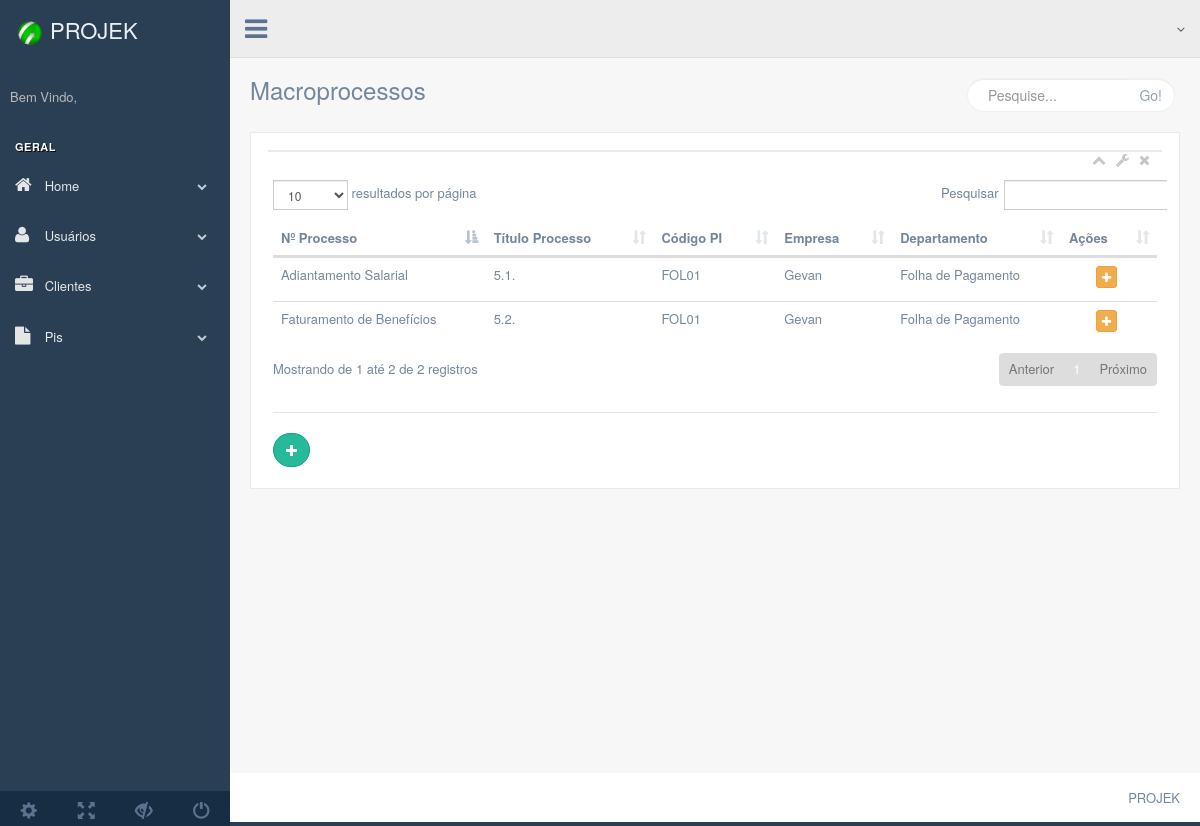
The app's page /production/php/processos/processos.php with its own data.
### tables this page shows
CREATE TABLE `macroprocessos` (
  `id_macroprocesso` int(11) NOT NULL,
  `cod_pi` varchar(11) DEFAULT NULL,
  `data_ultima` varchar(25) DEFAULT NULL,
  `data_proxima` varchar(25) DEFAULT NULL,
  `id_classificao` int(11) DEFAULT NULL,
  `t_processo` varchar(255) DEFAULT NULL,
  `n_processo` varchar(10) DEFAULT NULL,
  `qPessoas` int(11) DEFAULT NULL,
  `id_periodicidade` int(11) DEFAULT NULL,
  `horas` int(11) DEFAULT NULL
);

CREATE TABLE `pis` (
  `id_departamento` int(11) DEFAULT NULL,
  `cod_pi` varchar(20) NOT NULL,
  `data_revisado` varchar(255) DEFAULT NULL,
  `id_consultor` int(11) DEFAULT NULL,
  `id_gestor_pi` int(11) DEFAULT NULL
);

CREATE TABLE `clientes` (
  `id_cliente` int(11) NOT NULL,
  `nome` varchar(255) DEFAULT NULL
);

CREATE TABLE `departamentos` (
  `id_departamento` int(11) NOT NULL,
  `id_cliente` int(11) DEFAULT NULL,
  `nome` varchar(255) DEFAULT NULL
);

### production/php/bancos/banco-macroprocesso.php (called while the page is built, shortened)
<?php
function listaMacroprocessos($conexao){
  $clientes = array();
    $query = "select  * from macroprocessos";
    $resultado = mysqli_query($conexao, $query);
    while ($cliente = mysqli_fetch_assoc($resultado)) {
      array_push($clientes, $cliente);
    }
    return $clientes;
}

### production/php/bancos/banco-pis.php (called while the page is built, shortened)
<?php
function  buscaPi($conexao , $cod_pi){
    $query = "select  * from pis where cod_pi = '{$cod_pi}'";
    $resultado = mysqli_query($conexao, $query);
    $pi = mysqli_fetch_assoc($resultado);
    return $pi;
}

### production/php/bancos/banco-departamento.php (called while the page is built, shortened)
<?php
function  buscaDepartamento($conexao , $id_departamento){
    $query = "select  * from departamentos where id_departamento = $id_departamento";
    $resultado = mysqli_query($conexao, $query);
    $departamento = mysqli_fetch_assoc($resultado);
    return $departamento;
}
?>

### production/php/bancos/banco-cliente.php (called while the page is built, shortened)
<?php
function  buscaCliente($conexao , $id_cliente){
    $query = "select  * from clientes where id_cliente = $id_cliente";
    $resultado = mysqli_query($conexao, $query);
    $cliente = mysqli_fetch_assoc($resultado);
    return $cliente;
}

### production/php/processos/processos.php (the view, shortened to what this page needs)
<?php include "../bancos/conecta.php";?>
<?php include "../bancos/banco-cliente.php";?>
<?php include "../bancos/banco-departamento.php";?>
<?php include "../bancos/banco-pis.php";?>
<?php include "../bancos/banco-macroprocesso.php";?>
<?php
  $macros = listaMacroprocessos($conexao);
?>
<!DOCTYPE html>
<html lang="en">
  <head>
    <link href="../../../vendors/bootstrap/dist/css/bootstrap.min.css" rel="stylesheet">
    <link href="../../../vendors/font-awesome/css/font-awesome.min.css" rel="stylesheet">
    <link href="../../../vendors/nprogress/nprogress.css" rel="stylesheet">
    <link href="../../../vendors/iCheck/skins/flat/green.css" rel="stylesheet">
    <link href="../../../vendors/datatables.net-bs/css/dataTables.bootstrap.min.css" rel="stylesheet">
    <link href="../../../vendors/datatables.net-buttons-bs/css/buttons.bootstrap.min.css" rel="stylesheet">
    <link href="../../../vendors/datatables.net-fixedheader-bs/css/fixedHeader.bootstrap.min.css" rel="stylesheet">
    <link href="../../../vendors/datatables.net-responsive-bs/css/responsive.bootstrap.min.css" rel="stylesheet">
    <link href="../../../vendors/datatables.net-scroller-bs/css/scroller.bootstrap.min.css" rel="stylesheet">
    <link rel="stylesheet" type="text/css" href="../../../vendors/bootstrap-notify-3.1.3/dist/bootstrap-notify.js">
    <link href="../../../build/css/custom.min.css" rel="stylesheet">
  </head>
  <body class="nav-md">
    <div class="container body">
      <div class="main_container">
        <div class="col-md-3 left_col">
          <div class="left_col scroll-view">
            <div class="navbar nav_title" style="border: 0;">
              <a href="../index/index2.php" class="site_title"><img src="../../images/botao.png" width="40" right="40" ><span>PROJEK</span></a>
            </div>
            <div class="profile clearfix">
              <div class="profile_info">
                <span>Bem Vindo,</span>
              </div>
            </div>
            <br />
            <div id="sidebar-menu" class="main_menu_side hidden-print main_menu">
              <div class="menu_section">
                <h3>Geral</h3>
                <ul class="nav side-menu">
                  <li><a><i class="fa fa-home"></i> Home<span class="fa fa-chevron-down"></span></a>
                  </li>
                  <li><a><i class="fa fa-user"></i> Usuários<span class="fa fa-chevron-down"></span></a>
                  </li>
                  <li><a><i class="fa fa-briefcase"></i> Clientes<span class="fa fa-chevron-down"></span></a>
                  </li>
                  <li><a><i class="fa fa-file"></i> Pis<span class="fa fa-chevron-down"></span></a>
                  </li>
                </ul>
              </div>
            </div>
            <div class="sidebar-footer hidden-small">
              <a data-toggle="tooltip" data-placement="top" title="Settings">
                <span class="glyphicon glyphicon-cog" aria-hidden="true"></span>
              </a>
              <a data-toggle="tooltip" data-placement="top" title="FullScreen">
                <span class="glyphicon glyphicon-fullscreen" aria-hidden="true"></span>
              </a>
              <a data-toggle="tooltip" data-placement="top" title="Lock">
                <span class="glyphicon glyphicon-eye-close" aria-hidden="true"></span>
              </a>
              <a data-toggle="tooltip" data-placement="top" title="Logout" href="login.html">
                <span class="glyphicon glyphicon-off" aria-hidden="true"></span>
              </a>
            </div>
          </div>
        </div>
        <div class="top_nav">
          <div class="nav_menu">
            <nav>
              <div class="nav toggle">
                <a id="menu_toggle"><i class="fa fa-bars"></i></a>
              </div>
              <ul class="nav navbar-nav navbar-right">
                <li class="">
                  <a href="javascript:;" class="user-profile dropdown-toggle" data-toggle="dropdown" aria-expanded="false">
                    <span class=" fa fa-angle-down"></span>
                  </a>
                </li>
                <li role="presentation" class="dropdown">
                  <a href="javascript:;" class="dropdown-toggle info-number" data-toggle="dropdown" aria-expanded="false"></a>
                </li>
              </ul>
            </nav>
          </div>
        </div>
        <div class="right_col" role="main">
          <div class="">
            <div class="page-title">
              <div class="title_left"><h3>Macroprocessos</h3></div>
              <div class="title_right">
                <div class="col-md-5 col-sm-5 col-xs-12 form-group pull-right top_search">
                  <div class="input-group">
                    <input type="text" class="form-control" placeholder="Pesquise...">
                      <span class="input-group-btn">
                        <button class="btn btn-default" type="button">Go!</button>
                      </span>
                  </div>
                </div>
              </div>
            </div>
            <div class="clearfix"></div>
            <div class="row">
              <div class="col-md-12 col-sm-12 col-xs-12">
                <div class="x_panel">
                  <div class="x_title">
                    <ul class="nav navbar-right panel_toolbox">
                      <li><a class="collapse-link"><i class="fa fa-chevron-up"></i></a> </li>
                      <li class="dropdown">
                        <a href="#" class="dropdown-toggle" data-toggle="dropdown" role="button" aria-expanded="false"><i class="fa fa-wrench"></i></a>
                      </li>
                      <li><a class="close-link"><i class="fa fa-close"></i></a></li>
                    </ul>
                  </div>
                  <div class="clearfix"></div>
                  <div class="x_content">
                    <div class="row">
                      <div class="col-md-12 col-sm-12 col-xs-12">
                        <table id="tabela" class="table table-hover">
                          <thead>
                            <tr>
                              <th>Nº Processo</th>
                              <th>Título Processo</th>
                              <th>Código PI</th>
                              <th>Empresa</th>
                              <th>Departamento</th>
                              <th>Ações</th>
                            </tr>
                          </thead>
                          <tbody>
                            <?php
                              foreach ($macros as  $macro) {
                                $pi = buscaPi($conexao, $macro['cod_pi']);
                                $departamento = buscaDepartamento($conexao, $pi['id_departamento']);
                                $cliente = buscaCliente($conexao, $departamento['id_cliente']);
                            ?>
                            <tr>
                              <td><?=$macro['t_processo']?></td>
                              <td><?=$macro['n_processo']?></td>
                              <td><?=$pi['cod_pi']?></td>
                              <td><?=$cliente['nome']?></td>
                              <td><?=$departamento['nome']?></td>
                              <td align="center">
                                <a href="../forms/form-macroprocesso.php?cod_pi=<?=$pi['cod_pi']?>"><button class="btn btn-warning btn-xs"><i class="fa fa-plus"></i></button></a>
                              </td>
                            </tr>
                            <?php
                              }
                            ?>
                          </tbody>
                        </table>
                        <div class="ln_solid"></div>
                          <a class="btn btn-success btn-round" style="" href="../forms/form-cliente.php?"><i class="fa fa-plus"></i></a>
                        </div>
                      </div>
                    </div>
                  </div>
                </div>
              </div>
            </div>
          </div>
        </div>
        <footer>
          <div class="pull-right">
            PROJEK
          </div>
          <div class="clearfix"></div>
        </footer>
      </div>
  </body>
</html>

### records on screen
macroprocessos: t_processo "Adiantamento Salarial", n_processo "5.1.", cod_pi.cod_pi "FOL01", clientes.nome "Gevan", departamentos.nome "Folha de Pagamento"
macroprocessos: t_processo "Faturamento de Benefícios", n_processo "5.2.", cod_pi.cod_pi "FOL01", clientes.nome "Gevan", departamentos.nome "Folha de Pagamento"
